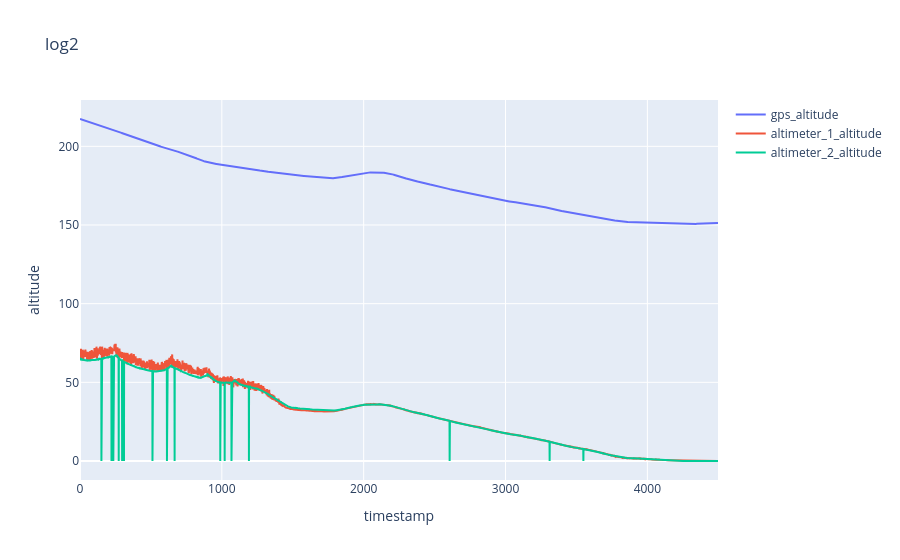

The notebook cell saved with this chart:
### Code cell
# log2 (interactive - click legend entries to toggle lines on/off,
# double-click to isolate a single line)
fig = go.Figure()
for col in ["gps_altitude", "altimeter_1_altitude", "altimeter_2_altitude"]:
    fig.add_trace(go.Scatter(x=log2_df["timestamp"], y=log2_df[col], mode="lines", name=col))
fig.update_layout(xaxis_title="timestamp", yaxis_title="altitude", title="log2")
fig.show()

### Figure 1 — Plotly figure (JSON) as saved in the notebook; plotly's stock layout.template omitted (floating-point values rounded to 4 significant figures; data arrays with more than 128 entries replaced by an {"elided": "..."} marker saying what was removed)
{"data": [{"mode": "lines", "name": "gps_altitude", "type": "scatter", "x": {"elided": "4499 int values"}, "y": {"elided": "4499 float values"}}, {"mode": "lines", "name": "altimeter_1_altitude", "type": "scatter", "x": {"elided": "4499 int values"}, "y": {"elided": "4499 float values"}}, {"mode": "lines", "name": "altimeter_2_altitude", "type": "scatter", "x": {"elided": "4499 int values"}, "y": {"elided": "4499 float values"}}], "layout": {"title": {"text": "log2"}, "xaxis": {"title": {"text": "timestamp"}}, "yaxis": {"title": {"text": "altitude"}}}}
